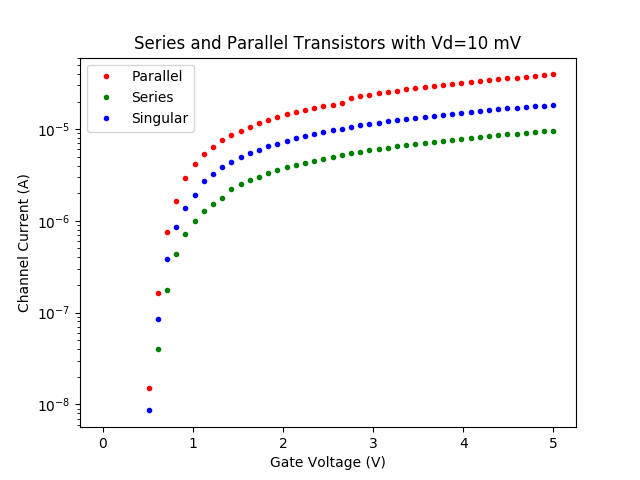

This chart was generated by the following Python code:
# -*- coding: utf-8 -*-

import numpy as np
from scipy import stats
import matplotlib.pyplot as plt

# Importing Data
Iraw_10_ = open('parallel/10mV/Id.txt', 'r').read().split()
VdRaw_10_ = open('parallel/10mV/Vg.txt', 'r').read().split()
Iraw_10_2 = open('series/10mV/Id.txt', 'r').read().split()
VdRaw_10_2 = open('series/10mV/Vg.txt', 'r').read().split()
Iraw_10_3 = open('singular/10mV/Id.txt', 'r').read().split()
VdRaw_10_3 = open('singular/10mV/Vg.txt', 'r').read().split()


i = 0
for x in Iraw_10_:
    Iraw_10_[i] = float(Iraw_10_[i])
    VdRaw_10_[i] = float(VdRaw_10_[i])
    i+=1


i = 0
for x in Iraw_10_2:
    Iraw_10_2[i] = float(Iraw_10_2[i])
    VdRaw_10_2[i] = float(VdRaw_10_2[i])
    i+=1

i = 0
for x in Iraw_10_3:
    Iraw_10_3[i] = float(Iraw_10_3[i])
    VdRaw_10_3[i] = float(VdRaw_10_3[i])
    i+=1


if __name__ == '__main__':

    # Setting up plot
    title = "Series and Parallel Transistors with Vd=10 mV"
    yLabel = "Channel Current (A)"
    xLabel = "Gate Voltage (V)"

    # Plotting Data

    Data1 = plt.semilogy(VdRaw_10_, Iraw_10_, 'ro', markersize=3, label="Parallel")
    Data1 = plt.semilogy(VdRaw_10_2, Iraw_10_2, 'go', markersize=3, label="Series")
    Data1 = plt.semilogy(VdRaw_10_3, Iraw_10_3, 'bo', markersize=3, label="Singular")

    plt.xlabel(xLabel)
    plt.ylabel(yLabel)
    plt.title(title)
    plt.legend()
    plt.savefig('exp2_10mv.png', format='png')

    plt.show()
